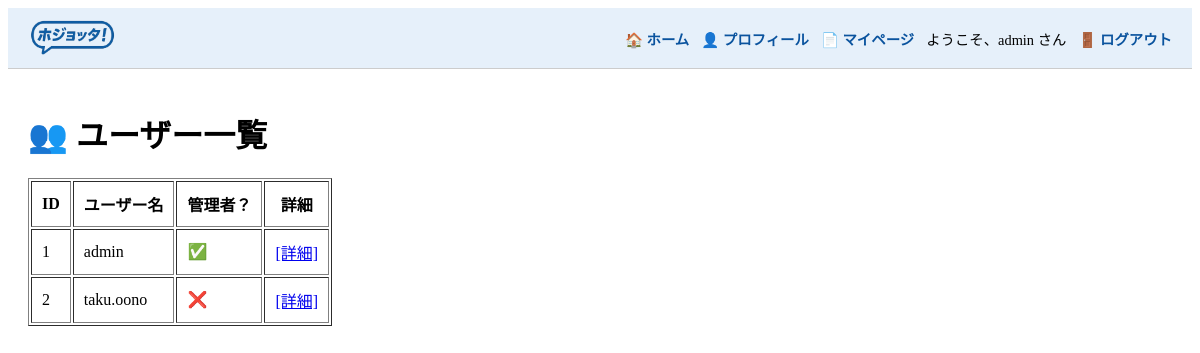
The app's page /admin/users (signed in) with its own data.
### app/models.py (models this page shows)
class User(SQLModel, table=True):
    id: Optional[int] = Field(default=None, primary_key=True)
    username: str = Field(index=True, unique=True)
    password_hash: str
    is_admin: bool = False
    profile_info: Optional[str] = None
    industry: Optional[str] = Field(default=None)
    location: Optional[str] = Field(default=None)
    employee_count: Optional[str] = Field(default=None)
    company_name: Optional[str] = Field(default=None)
    founded_date: Optional[str] = Field(default=None)
    company_type: Optional[str] = Field(default=None)
    tax_location: Optional[str] = Field(default=None)
    capital: Optional[str] = Field(default=None)
    has_gbizid: Optional[bool] = Field(default=False)

### app/routes_admin.py (the view)
@router.get("/admin/users", response_class=HTMLResponse)
async def admin_user_list(
    request: Request,
    user: dict = Depends(admin_only),
    db: Session = Depends(get_db)
):
    users = db.exec(select(User)).all()
    return templates.TemplateResponse("admin_users.html", {
        "request": request,
        "users": users
    })

### app/templates/admin_users.html (shortened to what this page needs)
{% extends "base.html" %}
{% block content %}
<h1>👥 ユーザー一覧</h1>
<table border="1" cellpadding="10">
  <tr>
    <th>ID</th>
    <th>ユーザー名</th>
    <th>管理者？</th>
    <th>詳細</th>
  </tr>
  {% for user in users %}
    <tr>
      <td>{{ user.id }}</td>
      <td>{{ user.username }}</td>
      <td>{{ '✅' if user.is_admin else '❌' }}</td>
      <td><a href="/admin/user/{{ user.id }}">[詳細]</a></td>
    </tr>
  {% endfor %}
</table>
{% endblock %}

### app/templates/base.html (shortened to what this page needs)
<!DOCTYPE html>
<html lang="ja">
<head>
</head>
<body>
  <header>
    <img src="{{ url_for('static', path='logo3.png') }}" alt="ホジョッタロゴ">
    <nav>
      <a href="/">🏠 ホーム</a>
      <a href="/profile">👤 プロフィール</a>
      <a href="/mypage">📄 マイページ</a>
      {% if request.session.get("user") %}
        <span>ようこそ、{{ request.session['user']['username'] }} さん</span>
        <a href="/logout">🚪 ログアウト</a>
      {% else %}
        <a href="/login">🔑 ログイン</a>
        <a href="/signup">📝 新規登録</a>
      {% endif %}
    </nav>
  </header>
  <main style="padding: 20px;">
    {% block content %}{% endblock %}
  </main>
</body>
</html>

### app/templates/base.html (style rules this page uses)
header { display: flex; justify-content: space-between; align-items: center; padding: 10px 20px; background-color: #e6f0fa; border-bottom: 1px solid #ccc; flex-wrap: wrap; }
header img { height: 40px; }
nav { display: flex; flex-wrap: wrap; gap: 12px; font-size: 0.9em; }
nav a { color: #0a539e; text-decoration: none; font-weight: bold; }

### records on screen
User: session.user.username "admin", id "1", username "admin", is_admin "✅"
User: id "2", username "taku.oono", is_admin "❌"
